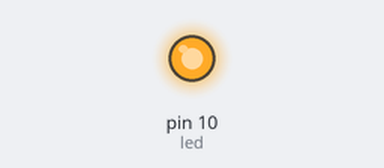
This sketch was run on a simulated Arduino Uno, built with avr-gcc and run on an emulated ATmega328P. Parts: output pins drawn as LEDs (lit = HIGH).

Above: at 1.2 s.
At 5.8 s:
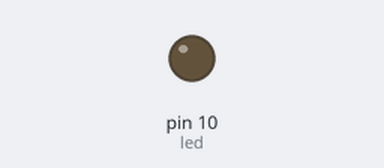
Timing chart, 0 to 9.6 s (numbered marks = the images above):
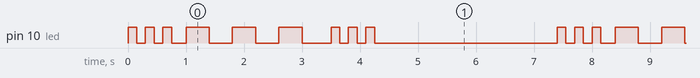

Measured:
- by itself, pin 10 (led): repeats every 7.4 s: 2 × (LOW 0.15 s, HIGH 0.15 s), LOW 0.25 s, 2 × (HIGH 0.40 s, LOW 0.40 s), HIGH 0.40 s, LOW 0.50 s, 2 × (HIGH 0.15 s, LOW 0.15 s), HIGH 0.15 s, LOW 3.2 s, HIGH 0.15 s
- by itself, everything shown: repeats every 7.4 s, in 18 steps

The sketch:

CodigoMorse.ino
```cpp
int led = 10;
void setup() {
  pinMode(led, OUTPUT);
}
void loop() {
  for (int x=0; x<3; x++){
    digitalWrite(led, HIGH);
    delay(150);
    digitalWrite(led, LOW);
    delay(150); // espera 100ms
  }
  delay(100);
  for (int x=0; x<3; x++) {
    digitalWrite(led, HIGH);
    delay(400);
    digitalWrite(led, LOW);
    delay(400);
  }
  delay(100); // espera 100ms para marcar o intervalo entre as letras
  for (int x=0; x<3; x++) {
    digitalWrite(led, HIGH);
    delay(150);
    digitalWrite(led, LOW);
    delay(150);
  }
  // espera 3 segundos antes de repetir o sinal de SOS
  delay(3000);
}
```
